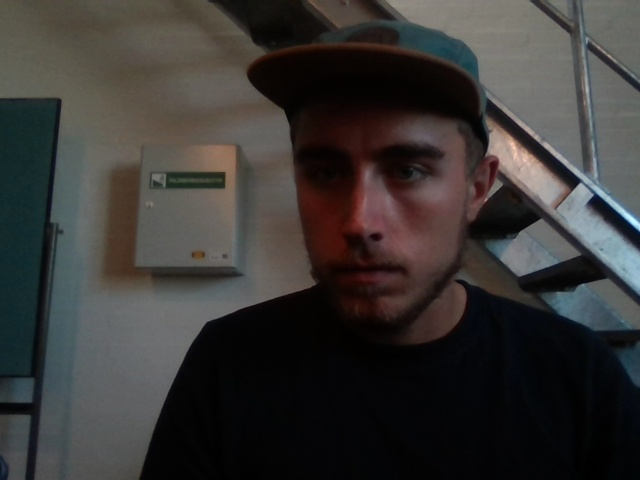
//> input picture ImageProc/webcam_test.jpg, 640 x 480 px
$ ./read_image   (built with g++ and OpenCV 4)
//> lines starting //> are read from the running program, lines starting //| are printed output that depends on the picture

#include <stdio.h>
#include <iostream>
#include<opencv2/opencv.hpp>
#include <opencv2/highgui/highgui.hpp>
using namespace cv;
using namespace std;

void show_image(string img_path, string window_name) {
	Mat image = imread(img_path);
	namedWindow(window_name);
	imshow(window_name, image);
	waitKey(3000);
}


Mat create_hist(Mat image) {
	while (true) {
		//https://docs.opencv.org/3.4/d8/dbc/tutorial_histogram_calculation.html
		vector<Mat> bgr_planes;
		split(image, bgr_planes);
		int histSize = 256;
		float range[] = { 0, 256 }; //the upper boundary is exclusive
		const float* histRange[] = { range };
		bool uniform = true, accumulate = false;
		Mat b_hist, g_hist, r_hist;
		calcHist(&bgr_planes[0], 1, 0, Mat(), b_hist, 1, &histSize, histRange, uniform, accumulate);
		calcHist(&bgr_planes[1], 1, 0, Mat(), g_hist, 1, &histSize, histRange, uniform, accumulate);
		calcHist(&bgr_planes[2], 1, 0, Mat(), r_hist, 1, &histSize, histRange, uniform, accumulate);
		int hist_w = 512, hist_h = 400;
		int bin_w = cvRound((double)hist_w / histSize);
		Mat histImage(hist_h, hist_w, CV_8UC3, Scalar(0, 0, 0));
		normalize(b_hist, b_hist, 0, histImage.rows, NORM_MINMAX, -1, Mat());
		normalize(g_hist, g_hist, 0, histImage.rows, NORM_MINMAX, -1, Mat());
		normalize(r_hist, r_hist, 0, histImage.rows, NORM_MINMAX, -1, Mat());
		for (int i = 1; i < histSize; i++)
		{
			line(histImage, Point(bin_w*(i - 1), hist_h - cvRound(b_hist.at<float>(i - 1))),
				Point(bin_w*(i), hist_h - cvRound(b_hist.at<float>(i))),
				Scalar(255, 0, 0), 2, 8, 0);
			line(histImage, Point(bin_w*(i - 1), hist_h - cvRound(g_hist.at<float>(i - 1))),
				Point(bin_w*(i), hist_h - cvRound(g_hist.at<float>(i))),
				Scalar(0, 255, 0), 2, 8, 0);
			line(histImage, Point(bin_w*(i - 1), hist_h - cvRound(r_hist.at<float>(i - 1))),
				Point(bin_w*(i), hist_h - cvRound(r_hist.at<float>(i))),
				Scalar(0, 0, 255), 2, 8, 0);
		}
		return histImage;
	}
}

Mat take_photo() {
	cv::VideoCapture camera(0);
	if (!camera.isOpened()) {
		std::cerr << "ERROR: Could not open camera" << std::endl;
	}

	namedWindow("Webcam", 512);
	cout << "Taking photo with webcam";
	Mat frame, frame_canny, histImage;
	while (true) {
		camera >> frame;
		histImage = create_hist(frame);
		Canny(frame, frame_canny, 25, 75);
		imshow("Canny Edge Detector", frame_canny);
		imshow("Video Stream", frame);
		imshow("Histogram of Video Capture", histImage);
		if (waitKey(1) >= 0) {
			break;
		}
	}
	if (frame.empty())
	{
		cerr << "Something is wrong with the webcam, could not get frame." << endl;
	}
	return frame;
}

void save_image(Mat image, string img_path, string image_save_format) {
	string image_path_wo_extention = img_path.substr(0,img_path.find("."));
	imwrite(image_path_wo_extention + image_save_format, image);
	cout << "Image saved to: " << image_path_wo_extention << " as: " << image_save_format << endl;
}

void print_image_attributes(string img_path, string window_name, string file_type) {
	Mat image = imread(img_path);
	cout << "file name: " << window_name << endl;
	cout << "file size: " << image.size << endl;
	cout << "image type. " << file_type << endl;
	if (image.channels() == 3) {
		cout << "Color format is BGR" << endl;
	}
}


int main()
{
	const string Resource_path = "Resource/";
	string image_save_format = ".png";
	string img_path = Resource_path + "webcam_test.jpg";
	string window_name = "test";
	string delimiter = ".";
	string file_type = img_path.substr(img_path.find(delimiter) + 1, img_path.length());

	show_image(img_path, window_name);
//> in show_image, image is the input picture: 480 rows x 640 cols, CV_8UC3; mean B, G, R 52.9, 54.7, 56.9
	print_image_attributes(img_path, window_name, file_type);
//| file size: 480 x 640
	Mat image = take_photo();
//> in take_photo, `histImage = create_hist(frame);`:
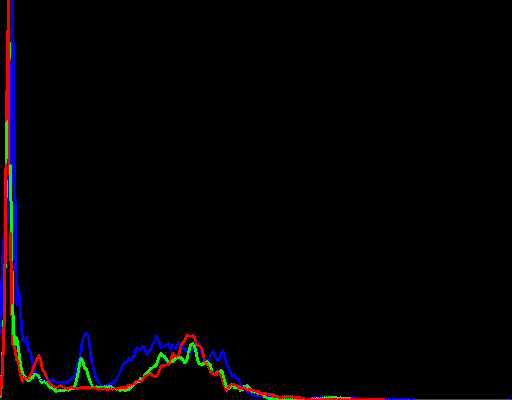
//> histImage: 400 rows x 512 cols, CV_8UC3; mean B, G, R 3.8, 2.1, 3.6
//> in take_photo, `Canny(frame, frame_canny, 25, 75);`:
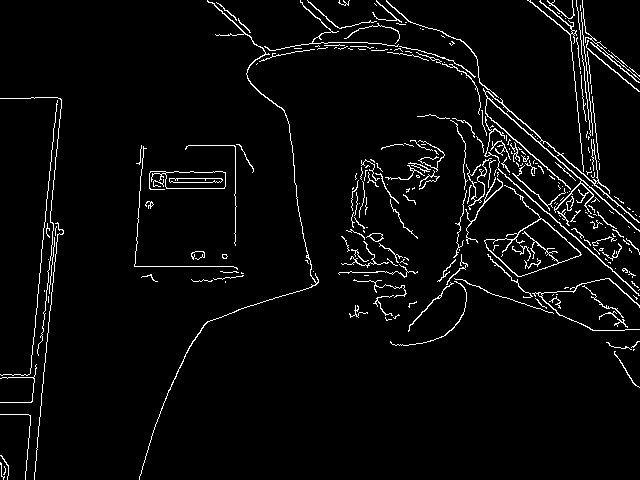
//> frame_canny: 480 rows x 640 cols, CV_8UC1; 3.9% white in thin lines or dots
//> the Esc key is pressed
	save_image(image, img_path, image_save_format);
	return 0;
}

// test
